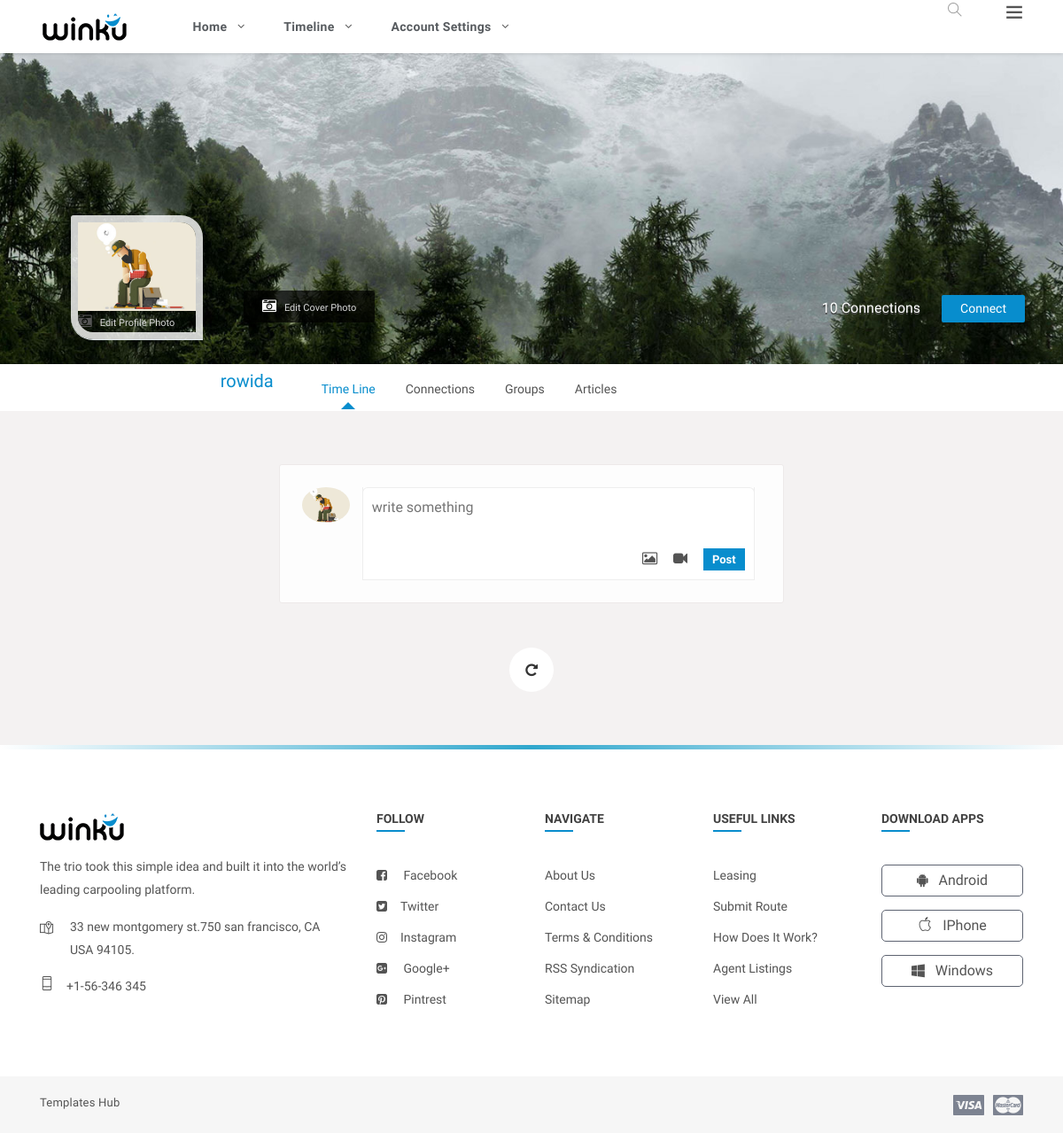
The page /linkedIn/Views/Timeline/timeline.php (signed in) on the database its author committed.
### tables this page shows
CREATE TABLE `users` (
  `id` int(11) NOT NULL,
  `name` varchar(50) NOT NULL,
  `username` varchar(50) NOT NULL,
  `email` varchar(50) NOT NULL,
  `password` varchar(50) NOT NULL,
  `createdAt` date NOT NULL DEFAULT current_timestamp(),
  `profilePhoto` varchar(255) NOT NULL,
  `isEmployer` tinyint(1) NOT NULL DEFAULT 0,
  `isPremium` tinyint(1) NOT NULL DEFAULT 0,
  `coverPhoto` varchar(255) NOT NULL DEFAULT '../../Assets/images/resources/timeline-1.jpg',
  `connectionCount` int(11) NOT NULL DEFAULT 0
);

### linkedIn/Controllers/DBController.php (called while the page is built, shortened)
<?php
class DBController
{
    public $dbHost = "localhost";
    public $dbUser = "root";
    public $dbPassword = "";
    public $dbName = "linkedin";
    public $connection;
    public function __construct() {
        try {
            $this->connection = new mysqli($this->dbHost, $this->dbUser, $this->dbPassword, $this->dbName);
        } catch (Exception $e) {
            error_log("Error in DBController: " . $e->getMessage());
            throw $e;
        }
    }
    public function openConnection()
    {
        $this->connection = new mysqli($this->dbHost, $this->dbUser, $this->dbPassword, $this->dbName);
        if ($this->connection->connect_error) {
            echo "Error in Connection : " . $this->connection->connect_error;
            return false;
        } else {
            return true;
        }
    }
    public function select($qry)
    {
        $result = $this->connection->query($qry);
        if (!$result) {
            echo "Error : " . mysqli_error($this->connection);
            return false;
        } else {
            return $result->fetch_all(MYSQLI_ASSOC);
        }
    }
}
?>

### linkedIn/Controllers/UserController.php (called while the page is built, shortened)
<?php
require_once '../../Controllers/DBController.php';
class UserController
{
    public function getUser($id)
    {
        $this->db = new DBController();
        if ($this->db->openConnection()) {
            $query = "select * from users where id = $id";
            $result = $this->db->select($query);
            if (count($result) > 0) {
                $user = new User();
                $user->id = $result[0]['id'];
                $user->name = $result[0]['name'];
                $user->email = $result[0]['email'];
                $user->profilePhoto = $result[0]['profilePhoto'];
                $user->username = $result[0]['username'];
                $user->password = $result[0]['password'];
                $user->coverPhoto = '../../Assets/images/resources/timeline-1.jpg';
                $user->connectionCount = $result[0]['connectionCount'];
                $user->isPremium = $result[0]['isPremium'];
                $user->isEmployer = $result[0]['isEmployer'];
                return $user;
            }
            return false;
        }
        return false;
    }
}
?>

### linkedIn/Views/shared/timelineHeader.php (the view, shortened to what this page needs)
<section>
	<div class="feature-photo">
		<figure><img src="<?php echo $user->coverPhoto ?>" alt=""></figure>
		<div class="add-btn">
			<span><?php echo $user->connectionCount; ?> Connections  </span>
			<a href="#" title="" data-ripple="">Connect</a>
		</div>
		<form class="edit-phto">
			<i class="fa fa-camera-retro"></i>
			<label class="fileContainer">
				Edit Cover Photo
			</label>
		</form>
		<div class="container-fluid">
			<div class="row merged">
				<div class="col-lg-2 col-sm-3">
					<div class="user-avatar">
						<figure>
							<img src="<?php echo $user->profilePhoto ?>" alt="">
							<form method="post" action="../profile/upload.php" enctype="multipart/form-data">
								<i class="fa fa-camera-retro"></i>
								<label class="fileContainer">
									Edit Profile Photo
								</label>
							</form>
						</figure>
					</div>
				</div>
				<div class="col-lg-10 col-sm-9">
					<div class="timeline-info">
						<ul>
							<li class="admin-name">
								<h5><?php echo $user->name ?></h5>
							</li>
							<li>
								<a class="active" href="../Timeline/timeline.php" title="" data-ripple="">time line</a>
								<a class="" href="../Timeline/timeline-friends.php" title="" data-ripple="">Connections</a>
								<a class="" href="../Group/leaveGroup.php" title="" data-ripple="">Groups</a>
								<a class="" href="../Article/Article.php" title="" data-ripple="">Articles</a>
							</li>
						</ul>
					</div>
				</div>
			</div>
		</div>
	</div>
</section>

### linkedIn/Views/Timeline/timeline.php (shortened to what this page needs)
<?php
require_once '../../Controllers/UserController.php';
?>
<!DOCTYPE html>
<html lang="en">
<head>
	<link rel="stylesheet" href="../../Assets/css/main.min.css">
	<link rel="stylesheet" href="../../Assets/css/style.css">
	<link rel="stylesheet" href="../../Assets/css/color.css">
	<link rel="stylesheet" href="../../Assets/css/responsive.css">
</head>
<body>
	<div class="theme-layout">
		<?php require_once '../shared/header.php'; ?>
		<?php require_once '../shared/timelineHeader.php'; ?>
		<section>
			<div class="gap gray-bg">
				<div class="container-fluid">
					<div class="row">
						<div class="col-lg-12">
							<div class="row" id="page-contents">
								<div class="col-lg-3">
								</div>
								<div class="col-lg-6">
									<div class="loadMore">
										<div class="central-meta item">
											<div class="new-postbox">
												<figure>
													<img src="<?php echo $user->profilePhoto?>" alt="">
												</figure>
												<div class="newpst-input">
													<form method="post" action="timeline.php" enctype="multipart/form-data">
														<textarea rows="2" name="content" placeholder="write something"></textarea>
														<div class="attachments">
															<ul>
																<li>
																	<i class="fa fa-image"></i>
																</li>
																<li>
																	<i class="fa fa-video-camera"></i>
																</li>
																<li>
																	<button type="submit">Post</button>
																</li>
															</ul>
														</div>
													</form>
												</div>
											</div>
										</div>
									</div>
								</div>
							</div>
						</div>
					</div>
				</div>
			</div>
		</section>
		<?php require_once '../shared/footer.php'; ?>
</body>
</html>

### linkedIn/Assets/css/color.css (style rules this page uses)
.product-carousel .owl-nav .owl-prev::before, .product-carousel .owl-nav .owl-next::before, .product-caro .owl-prev:hover:before, .product-caro .owl-next:hover:before, .log-reg-area form .forgot-pwd, .log-reg-area form .already-have, .log-reg-area > p a, .top-area > ul > li > a > span, .timeline-info > ul li a.active, .timeline-info > ul li a:hover, .dropdowns > a.more-mesg, .activity-meta > h6 a, .activity-meta > span a:hover, .friend-name > ins, .description > p a, .we-reply, .sidebar .widget li:hover > a, .sidebar .widget li:hover > i, .friend-meta > a, .user-setting > a:hover, .we-comet li a.showmore, .twiter-feed > li p a, .tutor-links > li i, .tutor-links > li:hover, .pepl-info > span, .page-meta > a, .frnds .nav-tabs .nav-item a.active, .f-title i, #work > div a, .basics > li i, .education > li i, .groups > span i, a.forgot-pwd, .friend-meta > h4 a:hover, .x_title > h2, .post-meta .detail > span, .add-btn > a:hover, .top-area > ul.main-menu > li > ul li a:hover, .dropdowns.active > a i, .user-setting > a i, .form-group input.form-file ~ .control-label, .form-group input.has-value ~ .control-label, .form-group input:focus ~ .control-label, .form-group input:valid ~ .control-label, .form-group select ~ .control-label, .form-group textarea.form-file ~ .control-label, .form-group textarea.has-value ~ .control-label, .form-group textarea:focus ~ .control-label, .form-group textarea:valid ~ .control-label, .flaged > h3, .invition .friend-meta a.invite:hover, .more-optns > ul li:hover, .post-title > h4 a:hover, .post-title .p-date a:hover, .l-post .l-post-meta > h4 a:hover, .read:hover, blockquote, .tags > a:hover, .comment-titles > span, .help-list > ul li a:hover i, .carrer-title > h2 > span, .carrer-title > span a, .open-position > h4 a:hover, .option-set.icon-style > li > a.selected, .category-box > i, .getquot-baner > a, .branches-box > ul li i, .help-topic-result > h2 a:hover, .product-name > h5 a:hover, .full-postmeta .shopnow, .prices.style2 ins span, .single-btn > li > a.active, .total-box > ul > li.final-total, .logout-meta > p a, .forum-list table tbody tr td i, .forum-list table tbody tr td a, .widget ul.recent-topics > li > i, .date-n-reply > a, .topic-data > span, .help-list > ul li a:hover, .employer-info h2, .job-detail > ul li i, .company-intro > a { color: #088dcd; }
#nprogress .bar, .timeline-info > ul li a::before, .add-btn > a, .activitiez > li::before, form button, .colla-apps > li a:hover, a.underline:before, .setting-row input:checked + label, .user-avatar:hover .edit-phto, .error-meta > a, .color-bg, .add-butn, .nav.nav-tabs.likes-btn > li a.active, a.dislike-btn, .drop > a:hover, .btn-view.btn-load-more:hover, .accordion .card h5 button[aria-expanded="true"], .chat-head, .f-page > figure em, .inbox-panel-head > ul > li > a, .nav-tabs--left .nav-link.active, .nav-tabs--left .nav-link.active:hover, footer .widget-title h4::before, #topcontrol, .sidebar .widget-title::before, .f-title::before, .g-post-classic > figure > i::after, .purify > a, .help-list > a:hover, .open-position::before, .info > a, .category-box:hover, .category-box.selected, a.main-btn, .section-heading::before, .getquot-baner, .more-branches > h4::before, .is-helpful > a, .cart-optionz > li > a:hover, .paginationz > li a:hover, .paginationz > li a.active, .shopping-cart, a.btn2:hover, .form-submit > input[type="submit"], button.submit-checkout, .delete-cart:hover, .proceed .button, .amount-area .update-cart, a.addnewforum, .apply-bttons > a { background: #088dcd; }
.timeline-info > ul li a:after { border-bottom-color: #088dcd; }

### linkedIn/Assets/css/responsive.css (style rules this page uses)
@media screen and (max-width: 1281px) and (min-width: 1024px) { .timeline-info { line-height: 51px; } }
@media screen and (max-width: 1281px) and (min-width: 1024px) { .timeline-info .admin-name > h5 { font-size: 20px; } }
@media screen and (max-width: 1281px) and (min-width: 1024px) { .user-avatar { width: 80.2% } }

### rows shown on the page
users: coverPhoto (picture), connectionCount "10", profilePhoto (picture), name "rowida"
